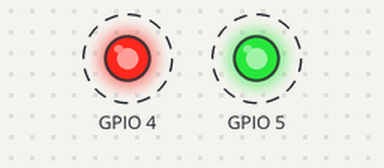
The program below on a simulated ESP32. Shown: output pins drawn as LEDs (lit = HIGH). Dashed ring = blinking.

Above: at 0.2 s.
Timing chart, 0 to 3.7 s (numbered marks = the images above):
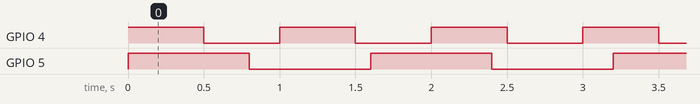

Measured:
- by itself, GPIO 4: alternates HIGH for 0.50 s and LOW for 0.50 s
- by itself, GPIO 5: alternates HIGH for 0.80 s and LOW for 0.80 s
- by itself, everything shown: repeats every 8.0 s, in 26 steps

The program:

main.cpp
```cpp
#include <Arduino.h>

void Task1(void *pvParameters);
void Task2(void *pvParameters);

void setup() {
  pinMode(4, OUTPUT);
  pinMode(5, OUTPUT);

  xTaskCreate(Task1, "Task1", 1024, NULL, 1, NULL);
  xTaskCreate(Task2, "Task2", 1024, NULL, 1, NULL);
}

void loop() { }

void Task1(void *pvParameters) {
  for(;;) {
    digitalWrite(4, HIGH);
    vTaskDelay(500 / portTICK_PERIOD_MS);
    digitalWrite(4, LOW);
    vTaskDelay(500 / portTICK_PERIOD_MS);
  }
}

void Task2(void *pvParameters) {
  for(;;) {
    digitalWrite(5, HIGH);
    vTaskDelay(800 / portTICK_PERIOD_MS);
    digitalWrite(5, LOW);
    vTaskDelay(800 / portTICK_PERIOD_MS);
  }
}
```
